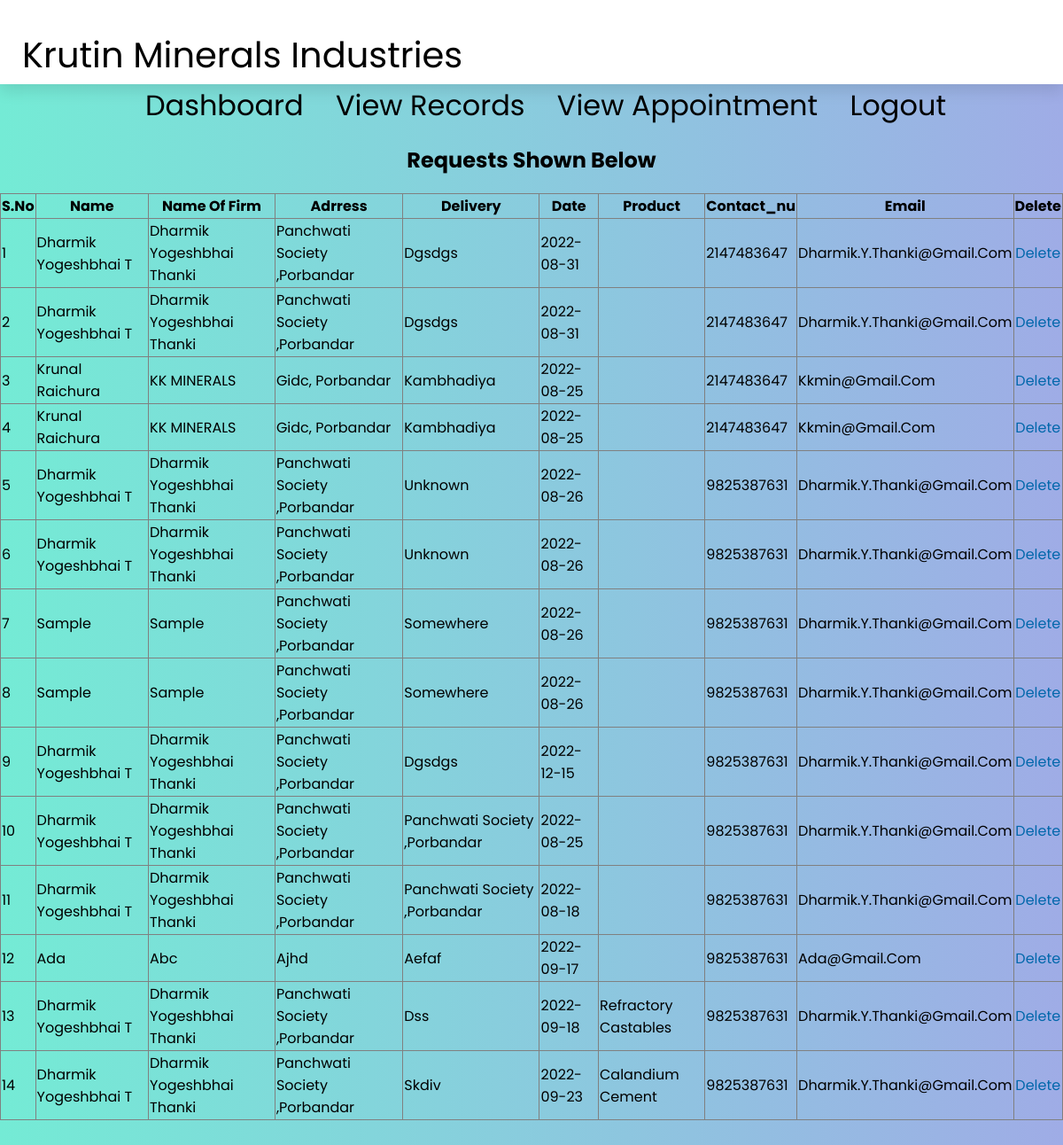
The page /admin/app.php (signed in) on the database its author committed.
### tables this page shows
CREATE TABLE `book_form` (
  `id` int(11) NOT NULL,
  `name1` varchar(20) NOT NULL,
  `name_of_firm` varchar(25) NOT NULL,
  `address1` varchar(35) NOT NULL,
  `delivery` varchar(30) NOT NULL,
  `date1` date NOT NULL,
  `app_product` varchar(20) NOT NULL,
  `contact_nu` varchar(10) NOT NULL,
  `email` text NOT NULL
);

### admin/app.php (the view, shortened to what this page needs)
<?php
require('db.php');
?>
<!DOCTYPE html>
<html>
<head>
<link rel="stylesheet" href="css/style.css" />
</head>
<body>
<section class="header">
<div class="logo">Krutin Minerals Industries</div>
</section>
<div class="form1">
<center><nav class="navbar">
        <a href="dashboard.php">Dashboard</a>
         <a href="view.php">View Records</a>
         <a href="app.php">View Appointment</a>
         <a href="logout.php">Logout</a>
        </nav>
</center>
<center><h2>Requests shown below </h2></center>
<table width="100%" border="1" style="border-collapse:collapse;">
<thead>
<tr>
    <th><strong>S.No</strong></th>
    <th><strong>Name</strong></th>
    <th><strong>Name of firm</strong></th>
    <th><strong>Adrress</strong></th>
    <th><strong>Delivery</strong></th>
    <th><strong>Date</strong></th>
    <th><strong>Product</strong></th>
    <th><strong>contact_nu</strong></th>
    <th><strong>email</strong></th>
    <th><strong>Delete</strong></th>
</tr>
</thead>
<tbody>
<?php
$count=1;
$sel_query="Select * from book_form;";
$result = mysqli_query($con,$sel_query);
while($row = mysqli_fetch_assoc($result)) { ?>
<tr><td><?php echo $count; ?></td>
    <td><?php echo $row["name1"]; ?></td>
    <td><?php echo $row["name_of_firm"]; ?></td>
    <td><?php echo $row["address1"]; ?></td>
    <td><?php echo $row["delivery"]; ?></td>
    <td><?php echo $row["date1"]; ?></td>
    <td><?php echo $row["app_product"]; ?></td>
    <td><?php echo $row["contact_nu"]; ?></td>
    <td><?php echo $row["email"]; ?></td>
    <td align="center"><a href="delete2.php?id=<?php echo $row["id"]; ?>">Delete</a></td>
</tr>
<?php $count++; } ?>
</tbody>
</table>
<br /><br /><br /><br />
</div>
</body>
</html>

### admin/css/style.css (style rules this page uses)
body { font-family: 'Poppins', sans-serif; margin:0; padding:0; box-sizing: border-box; outline: none; border:none; text-decoration: none; text-transform: capitalize; }
a { color:#0067ab; text-decoration:none; }
.logo { font-size: 2.5rem; color:black; }
.header { position: sticky; top:0; left:0; right:0; z-index: 1000; background-color: white; display: flex; padding-top: 2rem; padding-bottom: 0.2rem; box-shadow: 0 .5rem 1rem rgba(0,0,0,.1); align-items: center; justify-content: space-between; }
.logo { margin-left: 25px; }
.header .logo { font-size: 2.5rem; color:black; }
.navbar a { font-size: 2rem; margin-left: 2rem; color:black; }
.form1 { background-color: #74EBD5; background-image: linear-gradient(90deg, #74EBD5 0%, #9FACE6 100%); }

### rows shown on the page
book_form: name1 "Dharmik Yogeshbhai T", name_of_firm "Dharmik Yogeshbhai Thanki", address1 "Panchwati Society ,Porbandar", delivery "Dgsdgs", date1 "2022-08-31", contact_nu "2147483647", email "Dharmik.y.thanki@gmail.com"
book_form: name1 "Dharmik Yogeshbhai T", name_of_firm "Dharmik Yogeshbhai Thanki", address1 "Panchwati Society ,Porbandar", delivery "Dgsdgs", date1 "2022-08-31", contact_nu "2147483647", email "Dharmik.y.thanki@gmail.com"
book_form: name1 "Krunal Raichura", name_of_firm "KK MINERALS", address1 "Gidc, Porbandar", delivery "Kambhadiya", date1 "2022-08-25", contact_nu "2147483647", email "Kkmin@gmail.com"
book_form: name1 "Krunal Raichura", name_of_firm "KK MINERALS", address1 "Gidc, Porbandar", delivery "Kambhadiya", date1 "2022-08-25", contact_nu "2147483647", email "Kkmin@gmail.com"
book_form: name1 "Dharmik Yogeshbhai T", name_of_firm "Dharmik Yogeshbhai Thanki", address1 "Panchwati Society ,Porbandar", delivery "Unknown", date1 "2022-08-26", contact_nu "9825387631", email "Dharmik.y.thanki@gmail.com"
book_form: name1 "Dharmik Yogeshbhai T", name_of_firm "Dharmik Yogeshbhai Thanki", address1 "Panchwati Society ,Porbandar", delivery "Unknown", date1 "2022-08-26", contact_nu "9825387631", email "Dharmik.y.thanki@gmail.com"
book_form: name1 "Sample", name_of_firm "Sample", address1 "Panchwati Society ,Porbandar", delivery "Somewhere", date1 "2022-08-26", contact_nu "9825387631", email "Dharmik.y.thanki@gmail.com"
book_form: name1 "Sample", name_of_firm "Sample", address1 "Panchwati Society ,Porbandar", delivery "Somewhere", date1 "2022-08-26", contact_nu "9825387631", email "Dharmik.y.thanki@gmail.com"
book_form: name1 "Dharmik Yogeshbhai T", name_of_firm "Dharmik Yogeshbhai Thanki", address1 "Panchwati Society ,Porbandar", delivery "Dgsdgs", date1 "2022-12-15", contact_nu "9825387631", email "Dharmik.y.thanki@gmail.com"
book_form: name1 "Dharmik Yogeshbhai T", name_of_firm "Dharmik Yogeshbhai Thanki", address1 "Panchwati Society ,Porbandar", delivery "Panchwati Society ,Porbandar", date1 "2022-08-25", contact_nu "9825387631", email "Dharmik.y.thanki@gmail.com"
book_form: name1 "Dharmik Yogeshbhai T", name_of_firm "Dharmik Yogeshbhai Thanki", address1 "Panchwati Society ,Porbandar", delivery "Panchwati Society ,Porbandar", date1 "2022-08-18", contact_nu "9825387631", email "Dharmik.y.thanki@gmail.com"
book_form: name1 "Ada", name_of_firm "Abc", address1 "Ajhd", delivery "Aefaf", date1 "2022-09-17", contact_nu "9825387631", email "Ada@gmail.com"
book_form: name1 "Dharmik Yogeshbhai T", name_of_firm "Dharmik Yogeshbhai Thanki", address1 "Panchwati Society ,Porbandar", delivery "Dss", date1 "2022-09-18", app_product "Refractory Castables", contact_nu "9825387631", email "Dharmik.y.thanki@gmail.com"
book_form: name1 "Dharmik Yogeshbhai T", name_of_firm "Dharmik Yogeshbhai Thanki", address1 "Panchwati Society ,Porbandar", delivery "Skdiv", date1 "2022-09-23", app_product "Calandium Cement", contact_nu "9825387631", email "Dharmik.y.thanki@gmail.com"
